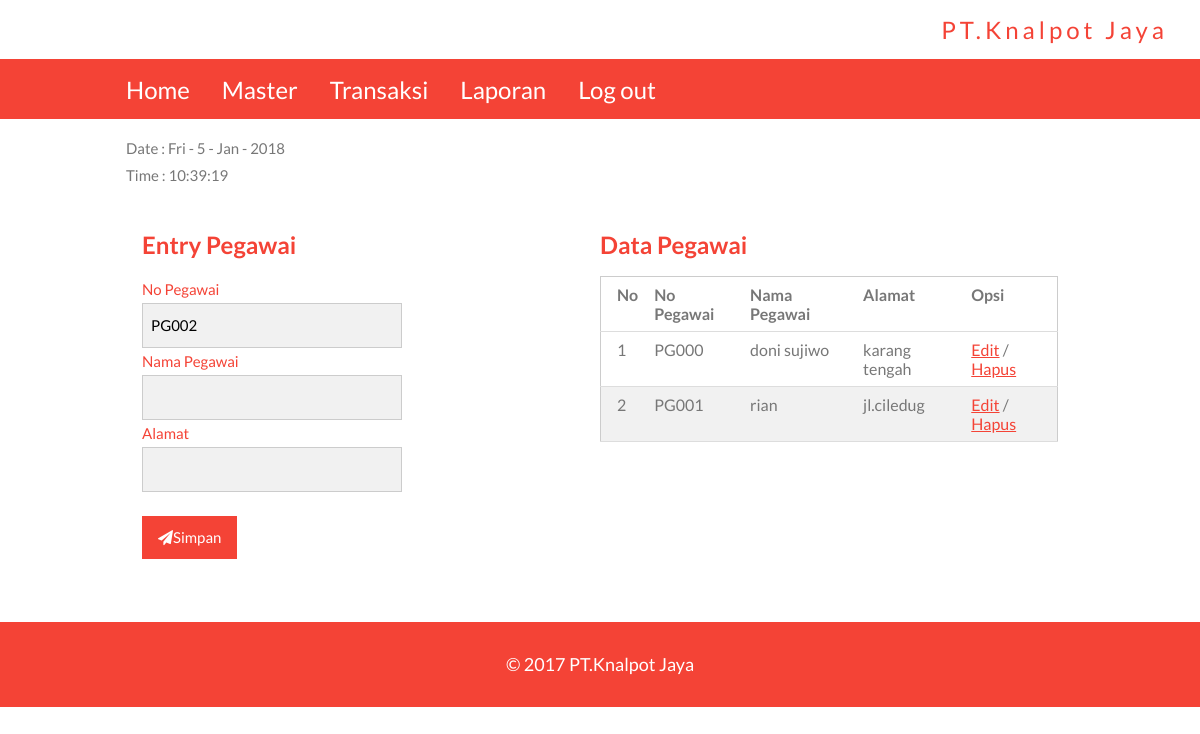
Page /datapegawai.php on the committed database.
### tables this page shows
CREATE TABLE `pegawai` (
  `kd_pegawai` varchar(30) NOT NULL,
  `namapegawai` varchar(30) NOT NULL,
  `alamat` varchar(30) NOT NULL
);

### datapegawai.php (the view, shortened to what this page needs)
<?php
$conn=mysqli_connect("localhost","root","","knalpotjaya");
		$query="SELECT max(kd_pegawai) as maxkode FROM pegawai";
		$hasil=mysqli_query($conn,$query);
		$data=mysqli_fetch_array($hasil);
		$kode=$data['maxkode'];
		$nourut=substr($kode,3,3);
		$nourut++;
		$char="PG";
		$newid=$char.sprintf("%03s",$nourut);
?>
<html>
<head><title>PT.Knalpot Jaya - Penjualan</title>
<link rel="stylesheet" href="w3.css">
<link rel="stylesheet" href="https://cdnjs.cloudflare.com/ajax/libs/font-awesome/4.7.0/css/font-awesome.min.css">
</head>
<body>
<div class="w3-main" id="main">
	<?php include"navbar.php"; ?>
	<div class="w3-content w3-container w3-padding-16 ">
	<?php
		$tgl=date('D - j - M - Y');
		$jam=date('H:i:s');
		echo "Date : ".$tgl."<br>";
		echo "Time : ".$jam."<br>";
	?>
<div class="w3-content w3-padding">
<div class="w3-half w3-section">
	<h3 class="w3-text-red"><b>Entry Pegawai</b></h3>
		<form method="post" action="<?php echo $_SERVER['PHP_SELF']; ?>">
<div class="w3-row-padding" style="margin:0 -16px 8px -16px">
	<div class="w3-col s12 m7">
		<label class="w3-text-red">No Pegawai</label>
			<input class="w3-input w3-border w3-light-grey" name="nopegawai" value="<?php echo $newid; ?>"
			type="text" readonly>
	</div>
  <div class="w3-col s12 m7">
	<label class="w3-text-red">Nama Pegawai</label>
		<input class="w3-input w3-border w3-light-grey" name="namapegawai" type="text" required>
  </div>
  <div class="w3-col s12 m7">
	<label class="w3-text-red">Alamat</label>
		<input class="w3-input w3-border w3-light-grey" name="alamat" type="text" required>
  </div>
</div>
  <button type="submit" name="submit" value="submit"
  class="w3-btn w3-red w3-center w3-section"><i class="fa fa-paper-plane"></i>Simpan</button><br>
  </form>
  </div>
  <div class="w3-half w3-section">
  <h3 class="w3-text-red"><b>Data Pegawai</b></h3>
	<div class="w3-responsive">
	<table class="w3-table-all">
	<tr>
		<th>No</th>
		<th>No Pegawai</th>
		<th>Nama Pegawai</th>
		<th>Alamat</th>
		<th>Opsi</th>
	</tr>
	<tr>
		<?php
			$conn=mysqli_connect("localhost","root","","knalpotjaya");
			$query=mysqli_query($conn,"SELECT*FROM pegawai");
			if(mysqli_num_rows($query)==0){
				echo '<tr><td colspan="6">tidak ada data </td></tr>' ;
			}else{
			$no=1;
			while($data=mysqli_fetch_array($query)){
			echo "
				<tr>
				<td>$no</td>
				<td>$data[kd_pegawai]</td>
				<td>$data[namapegawai]</td>
				<td>$data[alamat]</td>
				<td><a class='w3-text-red' href='editpegawai.php?id=".$data['kd_pegawai']."'>Edit</a>
				/
				<a class='w3-text-red' href='deletepegawai.php?id=".$data['kd_pegawai']."'
				onclick='return confirm(\"yakin ingin hapus ?\")'>Hapus</a></td>
				</tr>";
				$no++;
			}
			}
		?>
	</tr>
	</table>
	</div>
	</div>
</div>
</div>
</div>

### w3.css (style rules this page uses)
html { box-sizing:border-box }
*,*:before,*:after { box-sizing:inherit }
html { -ms-text-size-adjust:100%;-webkit-text-size-adjust:100% }
body { margin:0 }
article,aside,details,figcaption,figure,footer,header,main,menu,nav,section,summary { display:block }
a { background-color:transparent;-webkit-text-decoration-skip:objects }
button,input,select,textarea { font:inherit;margin:0 }
button,input { overflow:visible }
button,select { text-transform:none }
button,html [type=button],[type=reset],[type=submit] { -webkit-appearance:button }
html,body { font-family:Verdana,sans-serif;font-size:15px;line-height:1.5 }
html { overflow-x:hidden }
h3 { font-size:24px }
h5 { font-size:18px }
h1,h2,h3,h4,h5,h6 { font-family:"Segoe UI",Arial,sans-serif;font-weight:400;margin:10px 0 }
a { color:inherit }
.w3-table,.w3-table-all { border-collapse:collapse;border-spacing:0;width:100%;display:table }
.w3-table-all { border:1px solid #ccc }
.w3-bordered tr,.w3-table-all tr { border-bottom:1px solid #ddd }
.w3-table-all tr:nth-child(odd) { background-color:#fff }
.w3-table-all tr:nth-child(even) { background-color:#f1f1f1 }
.w3-table td,.w3-table th,.w3-table-all td,.w3-table-all th { padding:8px 8px;display:table-cell;text-align:left;vertical-align:top }
.w3-table th:first-child,.w3-table td:first-child,.w3-table-all th:first-child,.w3-table-all td:first-child { padding-left:16px }
.w3-btn,.w3-button { border:none;display:inline-block;outline:0;padding:8px 16px;vertical-align:middle;overflow:hidden;text-decoration:none;color:inherit;background-color:inherit;text-align:center;cursor:pointer;white-space:nowrap }
.w3-btn,.w3-button { -webkit-touch-callout:none;-webkit-user-select:none;-khtml-user-select:none;-moz-user-select:none;-ms-user-select:none;user-select:none }
.w3-input { padding:8px;display:block;border:none;border-bottom:1px solid #ccc;width:100% }
.w3-main,#main { transition:margin-left .4s }
.w3-responsive { overflow-x:auto }
.w3-container:after,.w3-container:before,.w3-panel:after,.w3-panel:before,.w3-row:after,.w3-row:before,.w3-row-padding:after,.w3-row-padding:before, .w3-cell-row:before,.w3-cell-row:after,.w3-clear:after,.w3-clear:before,.w3-bar:before,.w3-bar:after { content:"";display:table;clear:both }
.w3-col,.w3-half,.w3-third,.w3-twothird,.w3-threequarter,.w3-quarter { float:left;width:100% }
.w3-col.s12 { width:99.99999% }
@media (min-width:601px) { .w3-col.m6,.w3-half { width:49.99999% } }
@media (min-width:601px) { .w3-col.m7 { width:58.33333% } }
.w3-content { max-width:980px;margin:auto }
.w3-row-padding,.w3-row-padding>.w3-half,.w3-row-padding>.w3-third,.w3-row-padding>.w3-twothird,.w3-row-padding>.w3-threequarter,.w3-row-padding>.w3-quarter,.w3-row-padding>.w3-col { padding:0 8px }
.w3-container,.w3-panel { padding:0.01em 16px }
.w3-center { text-align:center!important }
.w3-border { border:1px solid #ccc!important }
.w3-section,.w3-code { margin-top:16px!important;margin-bottom:16px!important }
.w3-padding { padding:8px 16px!important }
.w3-padding-16 { padding-top:16px!important;padding-bottom:16px!important }
.w3-red,.w3-hover-red:hover { color:#fff!important;background-color:#f44336!important }
.w3-light-grey,.w3-hover-light-grey:hover,.w3-light-gray,.w3-hover-light-gray:hover { color:#000!important;background-color:#f1f1f1!important }
.w3-text-red,.w3-hover-text-red:hover { color:#f44336!important }
.w3-text-white,.w3-hover-text-white:hover { color:#fff!important }

### datapegawai.php (style rules this page uses)
body,h1,h2,h3,h4,h5,h6 { font-family: "Lato", sans-serif; }
body, html { height: 100%; color: #777; line-height: 1.8; }

### rows in the picture
pegawai: kd_pegawai "PG000", namapegawai "doni sujiwo", alamat "karang tengah"
pegawai: kd_pegawai "PG001", namapegawai "rian", alamat "jl.ciledug"
